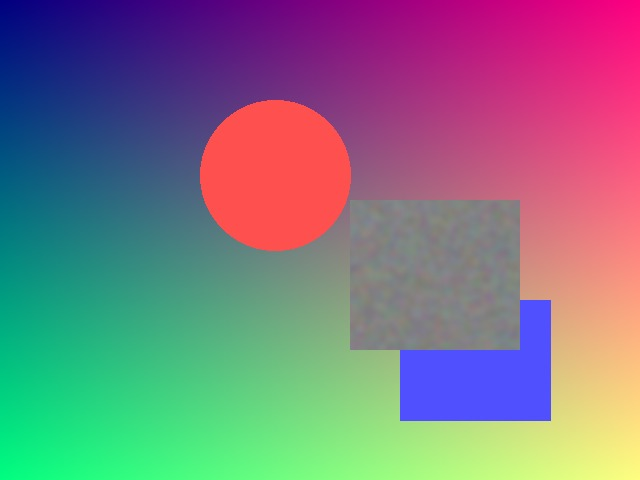
#> input picture dataset/tampered/tampered_a.jpg, 640 x 480 px; its folder holds only this picture in this run
$ python robustness.py
#> lines starting #> are read from the running program, lines starting #| are printed output that depends on the picture; after the words box and inside, x2 and y2 are one past the last pixel; in counts of white or black regions, pixels touching at a corner belong together
#> in run_robustness_check, original is the input picture: shape (480, 640, 3); mean B, G, R 130.3, 119.9, 127.2
### ela.py
"""
ela.py  –  Error Level Analysis (ELA) for image forgery detection.

ELA works by re-saving an image as JPEG and comparing it to the original.
Regions that were tampered (pasted from another image) have different
compression artefacts, so they appear *brighter* in the difference image.

Functions
---------
compute_ela  : Produce a colour ELA image (amplified difference).
ela_to_gray  : Convert the ELA image to a blurred grayscale heatmap.
"""

import io
import os
import glob

import cv2
import numpy as np
from PIL import Image

# Import our shared helpers
from utils import load_image, show_images


# ──────────────────────────────────────────────────────────────────────
# 1.  compute_ela
# ──────────────────────────────────────────────────────────────────────
def compute_ela(
    image_path: str,
    quality: int = 90,
    scale: int = 15,
) -> np.ndarray:
    """
    Compute the Error Level Analysis (ELA) of an image.

    Steps
    -----
    1. Open the original image with Pillow.
    2. Re-save it as JPEG into an in-memory buffer at *quality*.
    3. Re-open the buffer → this is the "re-compressed" version.
    4. diff = |original − re-compressed|   (per pixel, per channel)
    5. Amplify:  ela = clip(diff × scale, 0, 255)

    Parameters
    ----------
    image_path : str
        Path to the source image file.
    quality    : int, optional
        JPEG quality for the re-save step (1–100). Default 90.
    scale      : int, optional
        Multiplication factor to make small differences visible. Default 15.

    Returns
    -------
    np.ndarray
        ELA image in **RGB** colour space, dtype uint8, same size as input.
    """
#> called with image_path = 'dataset/tampered/tampered_a.jpg', quality = 90, scale = 15
    # --- Step 1: Open original with Pillow ---
    original = Image.open(image_path).convert("RGB")
#> original: PIL image 640x480 RGB

    # --- Step 2: Re-save as JPEG in memory ---
    buffer = io.BytesIO()
    original.save(buffer, format="JPEG", quality=quality)
    buffer.seek(0)                              # rewind to the start

    # --- Step 3: Re-open the re-compressed image ---
    resaved = Image.open(buffer).convert("RGB")

    # --- Step 4: Absolute difference ---
    orig_arr   = np.array(original, dtype=np.float32)
    resav_arr  = np.array(resaved,  dtype=np.float32)
    diff       = np.abs(orig_arr - resav_arr)
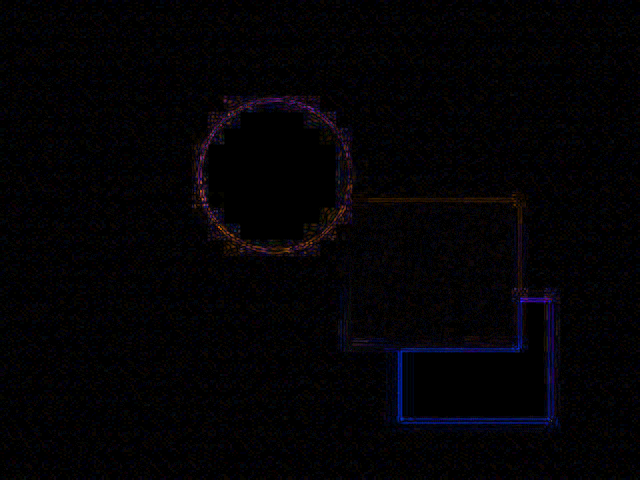
#> diff: shape (480, 640, 3) float32; mean R, G, B 0.5, 0.3, 0.6; drawn with min black and max white

    # --- Step 5: Amplify & clip to 0-255 ---
    ela_img = np.clip(diff * scale, 0, 255).astype(np.uint8)
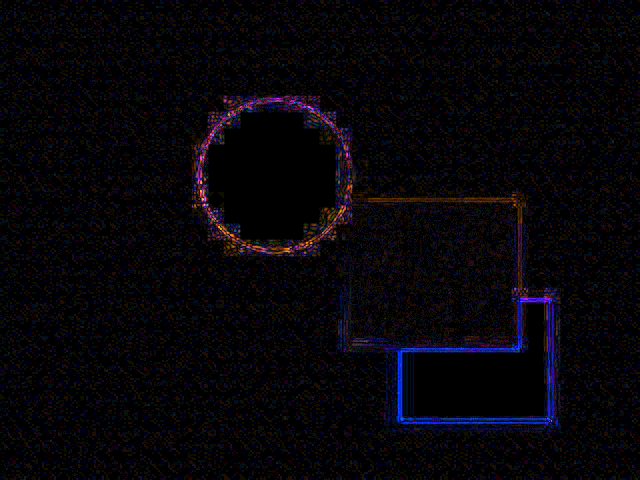
#> ela_img: shape (480, 640, 3); mean R, G, B 6.8, 4.7, 9.3

    return ela_img                              # RGB, uint8


# ──────────────────────────────────────────────────────────────────────
# 2.  ela_to_gray
# ──────────────────────────────────────────────────────────────────────
def ela_to_gray(ela_img: np.ndarray) -> np.ndarray:
    """
    Convert a colour ELA image to a blurred, normalised grayscale map.

    Steps
    -----
    1. Convert RGB → grayscale.
    2. Gaussian blur (5×5 kernel) to reduce noise.
    3. Normalize pixel range to 0-255.

    Parameters
    ----------
    ela_img : np.ndarray
        Colour ELA image (RGB, uint8) from compute_ela().

    Returns
    -------
    np.ndarray
        Single-channel grayscale heatmap (uint8, 0–255).
    """
    # Step 1: RGB → gray
    gray = cv2.cvtColor(ela_img, cv2.COLOR_RGB2GRAY)
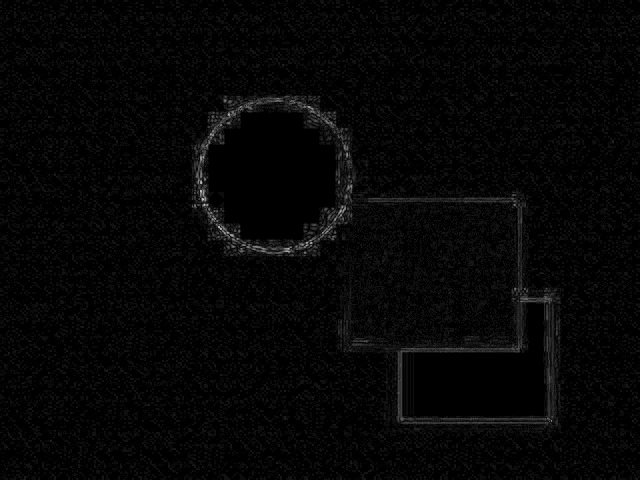
#> gray: shape (480, 640); min 0, max 196, mean 5.8

    # Step 2: Gaussian blur to smooth out pixel-level noise
    gray = cv2.GaussianBlur(gray, (5, 5), 0)

    # Step 3: Normalize to use the full 0-255 range
    gray = cv2.normalize(gray, None, 0, 255, cv2.NORM_MINMAX)
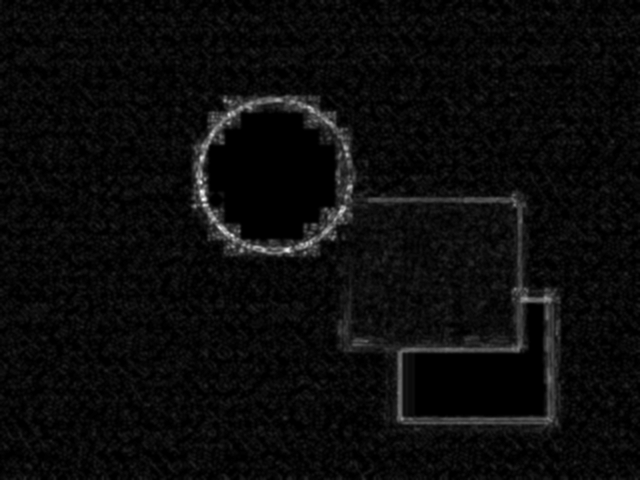
#> gray: shape (480, 640); min 0, max 255, mean 11.2

    return gray.astype(np.uint8)


# ──────────────────────────────────────────────────────────────────────
# Self-test: run ELA on every image in dataset/
# ──────────────────────────────────────────────────────────────────────
# [49 lines that do not run on import are left out]

### segmentation.py
"""
segmentation.py  -  Segment tampered regions from ELA / copy-move masks.

Converts the fuzzy ELA grayscale heatmap into clean binary masks, combines
with copy-move masks, and provides overlay / bounding-box visualization.

Functions
---------
segment_ela    : Otsu + morphology + contour filtering -> binary mask.
combine_masks  : Bitwise OR of ELA mask and copy-move mask.
overlay_mask   : Semi-transparent colored overlay on the original image.
draw_bboxes    : Green bounding boxes around each detected region.
"""

import os
import glob

import cv2
import numpy as np

from utils import load_image, show_images
from ela import compute_ela, ela_to_gray


# ──────────────────────────────────────────────────────────────────────
# 1.  segment_ela
# ──────────────────────────────────────────────────────────────────────
def segment_ela(ela_gray: np.ndarray, min_area: int = 500, use_adaptive: bool = True) -> np.ndarray:
    """
    Convert an ELA grayscale heatmap into a clean binary mask.

    Steps
    -----
    1. Thresholding: Adaptive (mean + 2.5*std) balanced sigma thresholding to
       suppress JPEG texture noise on authentic images while catching genuine
       tampered regions, falling back to Otsu if uniform.
    2. Morphological opening (5x5) - removes small noise dots.
    3. Morphological closing (15x15) - fills holes inside regions.
    4. Contour filtering - removes regions smaller than min_area pixels.

    Parameters
    ----------
    ela_gray     : np.ndarray
        Single-channel grayscale ELA map (uint8, 0-255).
    min_area     : int
        Minimum contour area in pixels. Smaller regions are removed.
    use_adaptive : bool
        If True, use mean + 2*std adaptive thresholding; else Otsu.

    Returns
    -------
    np.ndarray
        Binary mask (uint8, 0 or 255).
    """
#> called with min_area = 500, use_adaptive = True
    if use_adaptive:
        mean_val = float(np.mean(ela_gray))
#> mean_val = 11.25
        std_val = float(np.std(ela_gray))
#> std_val = 16.37
        # 2.5-sigma threshold: conservative enough to suppress JPEG texture noise
        # on clean images, while still catching genuine tampered regions.
        thresh = min(max(mean_val + 2.5 * std_val, 30.0), 220.0)
#> thresh = 52.18
        _, binary = cv2.threshold(ela_gray, int(thresh), 255, cv2.THRESH_BINARY)
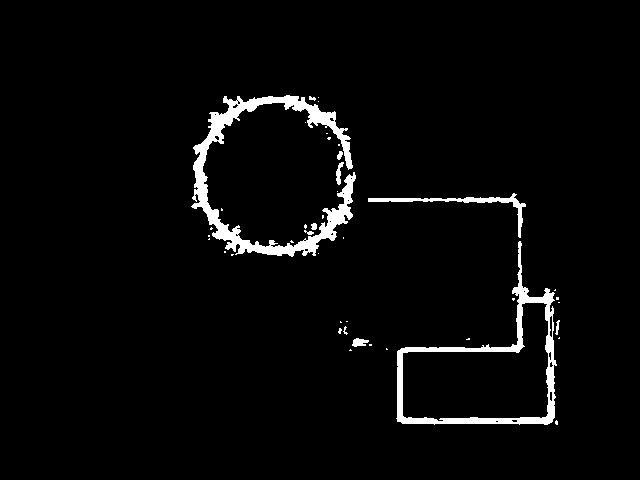
#> binary: shape (480, 640); 3.3% white; 42 white regions (32 under 20 px), largest, box (x1, y1, x2, y2) and area: (191, 95, 356, 257) 5381, (396, 241, 557, 425) 3520, (368, 193, 526, 238) 784
    else:
        # Otsu threshold
        _, binary = cv2.threshold(ela_gray, 0, 255, cv2.THRESH_BINARY + cv2.THRESH_OTSU)

    # Step 2: Morphological opening (erode then dilate) to remove noise
    kernel_open = cv2.getStructuringElement(cv2.MORPH_RECT, (5, 5))
    binary = cv2.morphologyEx(binary, cv2.MORPH_OPEN, kernel_open)
#> binary: shape (480, 640); 2.5% white; 25 white regions, largest, box (x1, y1, x2, y2) and area: (193, 96, 352, 256) 4120, (397, 347, 437, 424) 760, (491, 305, 523, 352) 395

    # Step 3: Morphological closing (dilate then erode) to fill holes
    kernel_close = cv2.getStructuringElement(cv2.MORPH_RECT, (15, 15))
    binary = cv2.morphologyEx(binary, cv2.MORPH_CLOSE, kernel_close)
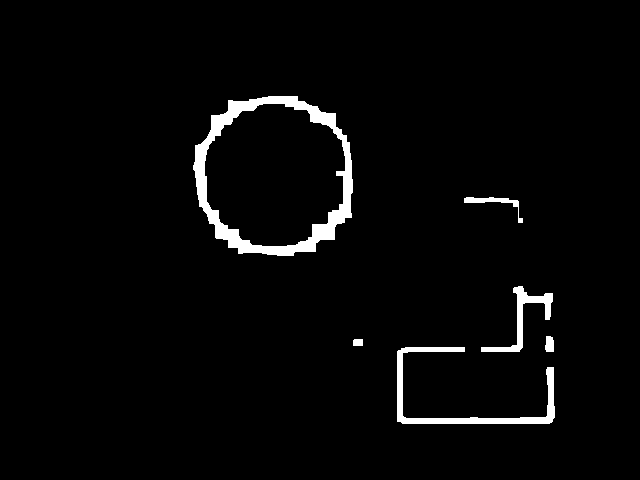
#> binary: shape (480, 640); 2.8% white; 6 white regions

    # Step 4: Find contours and remove small ones
    contours, _ = cv2.findContours(binary, cv2.RETR_EXTERNAL, cv2.CHAIN_APPROX_SIMPLE)
#> contours = 6 contours; box (x1, y1, x2, y2) and area: (193, 96, 353, 256) 20357, (397, 347, 555, 424) 1705, (481, 286, 553, 352) 810, (464, 197, 523, 223) 230, (545, 336, 554, 352) 105, (353, 339, 363, 346) 54

    # Create a clean mask with only large-enough regions
    clean_mask = np.zeros_like(binary)
    for cnt in contours:
        if cv2.contourArea(cnt) >= min_area:
            cv2.drawContours(clean_mask, [cnt], -1, 255, cv2.FILLED)
#> this loop made 6 passes
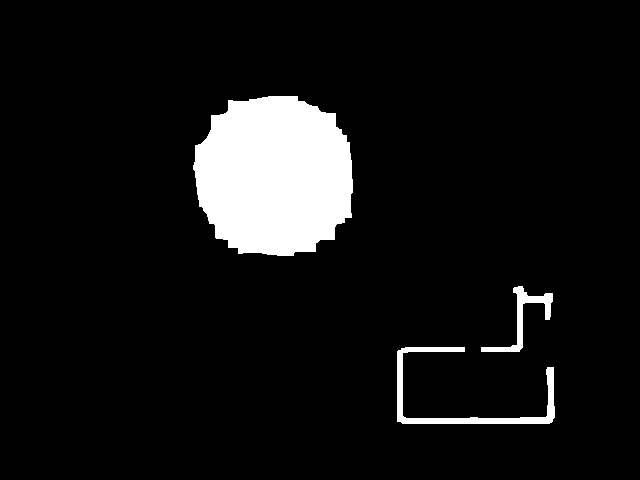
#> clean_mask: shape (480, 640); 7.7% white; 3 white regions, box (x1, y1, x2, y2) and area: (193, 96, 353, 256) 20638, (397, 347, 555, 424) 2043, (481, 286, 553, 352) 959

    return clean_mask


# ──────────────────────────────────────────────────────────────────────
# 2.  combine_masks
# ──────────────────────────────────────────────────────────────────────
def combine_masks(ela_mask: np.ndarray, cm_mask: np.ndarray) -> np.ndarray:
    """
    Combine ELA and copy-move masks using bitwise OR.

    If the masks have different sizes, cm_mask is resized to match ela_mask.

    Parameters
    ----------
    ela_mask : np.ndarray
        Binary mask from segment_ela (uint8, 0 or 255).
    cm_mask  : np.ndarray
        Binary mask from copy-move detection (uint8, 0 or 255).

    Returns
    -------
    np.ndarray
        Combined binary mask (uint8, 0 or 255).
    """
    # Resize cm_mask if dimensions differ
    if ela_mask.shape[:2] != cm_mask.shape[:2]:
        cm_mask = cv2.resize(cm_mask, (ela_mask.shape[1], ela_mask.shape[0]),
                             interpolation=cv2.INTER_NEAREST)

    return cv2.bitwise_or(ela_mask, cm_mask)


# ──────────────────────────────────────────────────────────────────────
# 3.  overlay_mask
# ──────────────────────────────────────────────────────────────────────
def overlay_mask(
    image: np.ndarray,
    mask: np.ndarray,
    color: tuple = (255, 111, 50),   # #FF6F32 orange accent
    alpha: float = 0.4,
) -> np.ndarray:
    """
    Draw a semi-transparent colored overlay on the detected regions.

    Parameters
    ----------
    image : np.ndarray
        Original image (BGR, uint8).
    mask  : np.ndarray
        Binary mask (uint8, 0 or 255).
    color : tuple of int
        BGR color for the overlay. Default is orange #FF6F32 = (50,111,255) BGR.
    alpha : float
        Transparency (0 = invisible, 1 = fully opaque). Default 0.4.

    Returns
    -------
    np.ndarray
        BGR image with overlay applied.
    """
    # Resize mask if needed
    if image.shape[:2] != mask.shape[:2]:
        mask = cv2.resize(mask, (image.shape[1], image.shape[0]),
                          interpolation=cv2.INTER_NEAREST)

    result = image.copy()

    # Create a solid color layer
    overlay_layer = np.full_like(image, color, dtype=np.uint8)

    # Apply overlay only where mask is white (255)
    mask_bool = mask > 0
    if np.any(mask_bool):
        blended = cv2.addWeighted(
            image[mask_bool].reshape(-1, 3), 1 - alpha,
            overlay_layer[mask_bool].reshape(-1, 3), alpha,
            0,
        )
        if blended is not None:
            result[mask_bool] = blended.reshape(-1, 3)

    return result


# ──────────────────────────────────────────────────────────────────────
# 4.  draw_bboxes
# ──────────────────────────────────────────────────────────────────────
def draw_bboxes(
    image: np.ndarray,
    mask: np.ndarray,
    color: tuple = (0, 255, 0),   # green
    thickness: int = 2,
) -> np.ndarray:
    """
    Draw bounding boxes around each contour in the mask.

    Parameters
    ----------
    image     : np.ndarray
        Original image (BGR, uint8).
    mask      : np.ndarray
        Binary mask (uint8, 0 or 255).
    color     : tuple of int
        BGR color for the boxes. Default green.
    thickness : int
        Line thickness. Default 2.

    Returns
    -------
    np.ndarray
        BGR image with bounding boxes drawn.
    """
    # Resize mask if needed
    if image.shape[:2] != mask.shape[:2]:
        mask = cv2.resize(mask, (image.shape[1], image.shape[0]),
                          interpolation=cv2.INTER_NEAREST)

    result = image.copy()
    contours, _ = cv2.findContours(mask, cv2.RETR_EXTERNAL, cv2.CHAIN_APPROX_SIMPLE)

    for cnt in contours:
        x, y, bw, bh = cv2.boundingRect(cnt)
        cv2.rectangle(result, (x, y), (x + bw, y + bh), color, thickness)

    return result


# ──────────────────────────────────────────────────────────────────────
# Self-test: ELA -> segment -> overlay pipeline
# ──────────────────────────────────────────────────────────────────────
# [57 lines that do not run on import are left out]

### main.py
"""
main.py  -  Full forgery-detection pipeline and CLI entry point.

Chains ELA -> Copy-Move -> Segmentation -> Decision (TAMPERED / AUTHENTIC).

Functions
---------
analyze_image : Run the complete pipeline on a single image.

CLI usage:
    python main.py --image path/to/image.jpg
"""

import os
import argparse

import cv2
import numpy as np

from utils import load_image, save_image, show_images
from ela import compute_ela, ela_to_gray
from copy_move import detect_copy_move
from segmentation import segment_ela, combine_masks, overlay_mask, draw_bboxes


# ──────────────────────────────────────────────────────────────────────
# analyze_image  –  the master function
# ──────────────────────────────────────────────────────────────────────
def analyze_image(
    path: str,
    ela_quality: int = 90,
    ratio: float = 0.6,
    min_matches: int = 5,
    ratio_threshold: float = 0.075,
) -> dict:
    """
    Run the full forgery-detection pipeline on a single image.

    Parameters
    ----------
    path             : str   – Path to the image file.
    ela_quality      : int   – JPEG re-save quality for ELA (1-100).
    ratio            : float – Lowe's ratio for copy-move matching.
    min_matches      : int   – Min copy-move matches to flag tampered.
    ratio_threshold  : float – Min tampered-pixel ratio to flag tampered (default 0.075).

    Returns
    -------
    dict with keys:
        original, ela_image, ela_mask, cm_vis, cm_mask,
        final_mask, overlay, bbox_image, verdict, tampered_ratio, num_matches
    """
    # ── 1. ELA pipeline ──────────────────────────────────────────────
    ela_image = compute_ela(path, quality=ela_quality, scale=15)
    ela_gray  = ela_to_gray(ela_image)
    ela_mask  = segment_ela(ela_gray, min_area=500)

    # Flood guard: if ELA mask covers > 50% of the image, texture flooded the ELA residual
    ela_total = ela_mask.shape[0] * ela_mask.shape[1]
    if ela_total > 0 and (cv2.countNonZero(ela_mask) / ela_total) > 0.50:
        ela_mask = np.zeros_like(ela_mask)

    # ── 1b. Cold-spot ELA (inverse anomaly) ──────────────────────────
    # In highly textured images the ELA heatmap is globally elevated.
    # A spliced-in smooth patch appears as a region with LOWER ELA than its
    # surroundings (a "cold spot").  Detect this by inverting the ELA gray
    # and segmenting below-mean regions — but only when the image has a
    # high baseline ELA (mean > 60) so we don't fire on clean low-ELA images.
    ela_mean = float(np.mean(ela_gray))
#> ela_mean = 11.25
#> (the rest of the program and of its run is left out)
